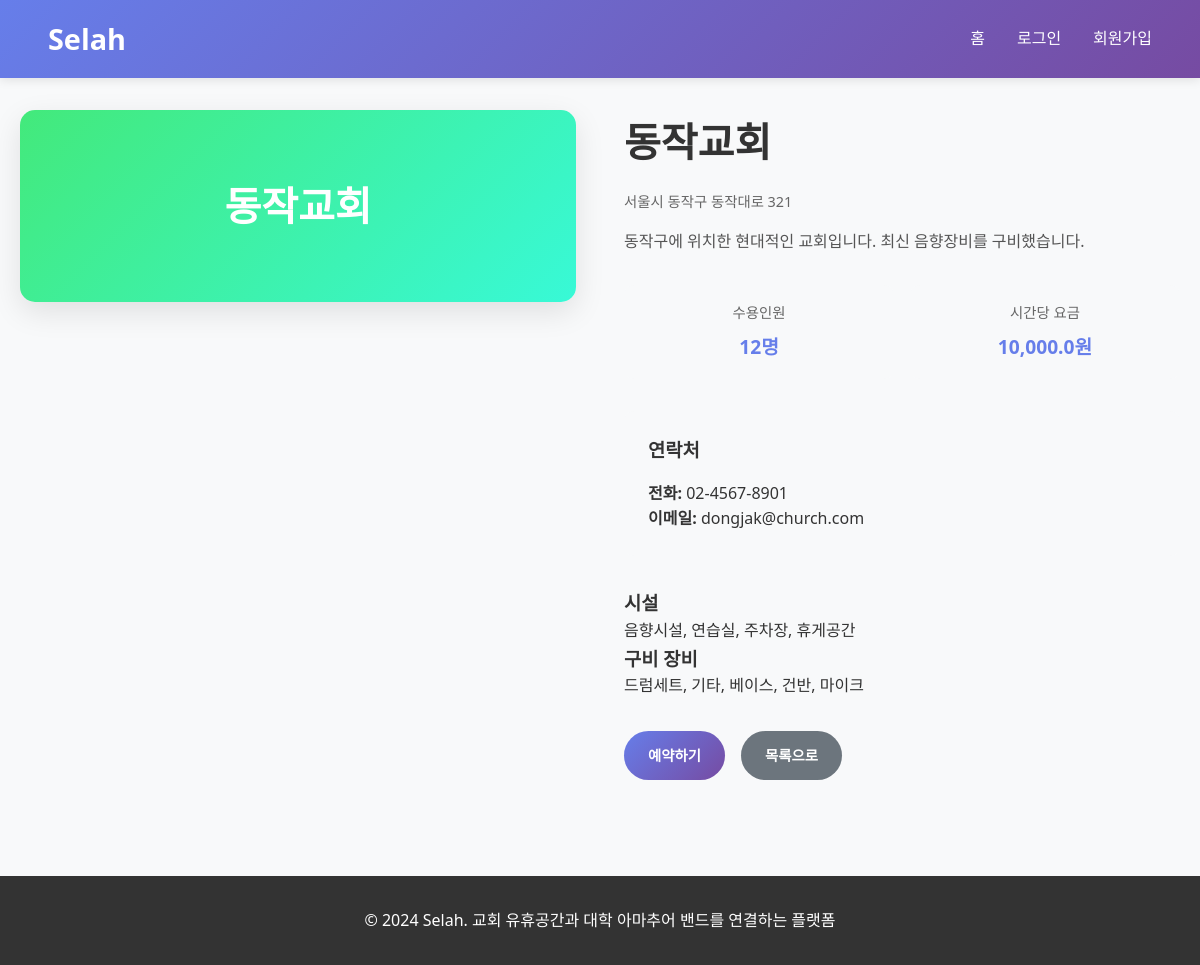
Page /church/4 on the committed database.
### tables this page shows
CREATE TABLE churches (
            id INTEGER PRIMARY KEY AUTOINCREMENT,
            name TEXT NOT NULL,
            address TEXT NOT NULL,
            description TEXT,
            capacity INTEGER,
            hourly_rate REAL,
            image_url TEXT,
            contact_phone TEXT,
            contact_email TEXT,
            facilities TEXT,
            location_tag TEXT,
            equipment TEXT
        );

### app.py (the view)
@app.route('/church/<int:church_id>')
def church_detail(church_id):
    conn = sqlite3.connect('data.db')
    cursor = conn.cursor()
    cursor.execute('SELECT * FROM churches WHERE id = ?', (church_id,))
    church_data = cursor.fetchone()
    conn.close()
    if church_data:
        church = {
            'id': church_data[0],
            'name': church_data[1],
            'address': church_data[2],
            'description': church_data[3],
            'capacity': church_data[4],
            'hourly_rate': church_data[5],
            'image_url': church_data[6],
            'contact_phone': church_data[7],
            'contact_email': church_data[8],
            'facilities': church_data[9],
            'location_tag': church_data[10],
            'equipment': church_data[11]
        }
        return render_template('church_detail.html', church=church)
    else:
        flash('교회를 찾을 수 없습니다.')
        return redirect(url_for('home'))

### templates/church_detail.html (shortened to what this page needs)
<!DOCTYPE html>
<html lang="ko">
<head>
    <link rel="stylesheet" href="{{ url_for('static', filename='style.css') }}">
</head>
<body>
    <header>
        <nav class="nav-container">
            <h1 onclick="window.location.href='{{ url_for('home') }}'">Selah</h1>
            <ul class="nav-menu">
                <li><a href="{{ url_for('home') }}">홈</a></li>
                {% if 'user_id' in session %}
                    <li><a href="{{ url_for('dashboard') }}">마이페이지</a></li>
                    <li><a href="{{ url_for('logout') }}">로그아웃</a></li>
                {% else %}
                    <li><a href="{{ url_for('login') }}">로그인</a></li>
                    <li><a href="{{ url_for('register') }}">회원가입</a></li>
                {% endif %}
            </ul>
        </nav>
    </header>
    <div class="container">
        <div class="church-detail">
            <div class="church-header">
                <div class="church-image-large {{ church.image_url }}">
                    <div>{{ church.name }}</div>
                </div>
                <div class="church-info-large">
                    <h1>{{ church.name }}</h1>
                    <p class="address">{{ church.address }}</p>
                    <p class="description">{{ church.description }}</p>
                    <div class="church-stats">
                        <div class="stat">
                            <span class="label">수용인원</span>
                            <span class="value">{{ church.capacity }}명</span>
                        </div>
                        <div class="stat">
                            <span class="label">시간당 요금</span>
                            <span class="value">{{ "{:,}".format(church.hourly_rate) }}원</span>
                        </div>
                    </div>
                    <div class="contact-info">
                        <h3>연락처</h3>
                        <p><strong>전화:</strong> {{ church.contact_phone }}</p>
                        <p><strong>이메일:</strong> {{ church.contact_email }}</p>
                    </div>
                    <div class="facilities-info">
                        <h3>시설</h3>
                        <p>{{ church.facilities }}</p>
                    </div>
                    <div class="equipment-info">
                        <h3>구비 장비</h3>
                        <p>{{ church.equipment }}</p>
                    </div>
                    <div class="action-buttons">
                        <a href="{{ url_for('book_church', church_id=church.id) }}" class="btn btn-primary">예약하기</a>
                        <a href="{{ url_for('home') }}" class="btn btn-secondary">목록으로</a>
                    </div>
                </div>
            </div>
        </div>
    </div>
    <footer>
        <p>&copy; 2024 Selah. 교회 유휴공간과 대학 아마추어 밴드를 연결하는 플랫폼</p>
    </footer>
</body>
</html>

### static/style.css (style rules this page uses)
* { margin: 0; padding: 0; box-sizing: border-box; }
body { font-family: 'Segoe UI', Tahoma, Geneva, Verdana, sans-serif; line-height: 1.6; color: #333; background-color: #f8f9fa; }
.container { max-width: 1200px; margin: 0 auto; padding: 0 20px; }
header { background: linear-gradient(135deg, #667eea 0%, #764ba2 100%); box-shadow: 0 2px 10px rgba(0,0,0,0.1); position: sticky; top: 0; z-index: 1000; }
.nav-container { display: flex; justify-content: space-between; align-items: center; padding: 1rem 2rem; max-width: 1200px; margin: 0 auto; }
.nav-container h1 { color: white; font-size: 1.8rem; font-weight: 700; margin-left: 1rem; }
.nav-menu { display: flex; list-style: none; gap: 2rem; margin-right: 1rem; }
.nav-menu a { color: white; text-decoration: none; font-weight: 500; transition: color 0.3s ease; }
.address { color: #666; font-size: 0.9rem; margin-bottom: 1rem; }
.description { color: #555; margin-bottom: 1rem; line-height: 1.5; }
.btn { display: inline-block; padding: 0.8rem 1.5rem; border-radius: 25px; text-decoration: none; font-weight: 600; transition: all 0.3s ease; border: none; cursor: pointer; font-size: 0.9rem; }
.btn-primary { background: linear-gradient(135deg, #667eea 0%, #764ba2 100%); color: white; }
.btn-secondary { background: #6c757d; color: white; }
.church-detail { padding: 2rem 0; }
.church-header { display: grid; grid-template-columns: 1fr 1fr; gap: 3rem; align-items: start; }
.church-image-large { border-radius: 15px; overflow: hidden; box-shadow: 0 10px 30px rgba(0,0,0,0.1); }
.church-info-large h1 { font-size: 2.5rem; margin-bottom: 1rem; color: #333; }
.church-stats { display: grid; grid-template-columns: 1fr 1fr; gap: 1rem; margin: 2rem 0; }
.stat { background: #f8f9fa; padding: 1rem; border-radius: 10px; text-align: center; }
.stat .label { display: block; font-size: 0.9rem; color: #666; margin-bottom: 0.5rem; }
.stat .value { display: block; font-size: 1.2rem; font-weight: 700; color: #667eea; }
.contact-info { background: #f8f9fa; padding: 1.5rem; border-radius: 10px; margin: 2rem 0; }
.contact-info h3 { margin-bottom: 1rem; color: #333; }
.action-buttons { display: flex; gap: 1rem; margin-top: 2rem; }
footer { background: #333; color: white; text-align: center; padding: 2rem 0; margin-top: 4rem; }

### templates/church_detail.html (style rules this page uses)
.church-image-large { background: linear-gradient(135deg, #667eea 0%, #764ba2 100%); display: flex; align-items: center; justify-content: center; color: white; font-size: 2.5rem; font-weight: bold; text-align: center; padding: 4rem; }
.church-image-large.church4 { background: linear-gradient(135deg, #43e97b 0%, #38f9d7 100%); }
.nav-container h1 { cursor: pointer; transition: opacity 0.3s ease; }

### rows in the picture
churches: name "동작교회", address "서울시 동작구 동작대로 321", description "동작구에 위치한 현대적인 교회입니다. 최신 음향장비를 구비했습니다.", capacity "12", hourly_rate "10,000.0", contact_phone "02-4567-8901", contact_email "dongjak@church.com", facilities "음향시설, 연습실, 주차장, 휴게공간", equipment "드럼세트, 기타, 베이스, 건반, 마이크"
